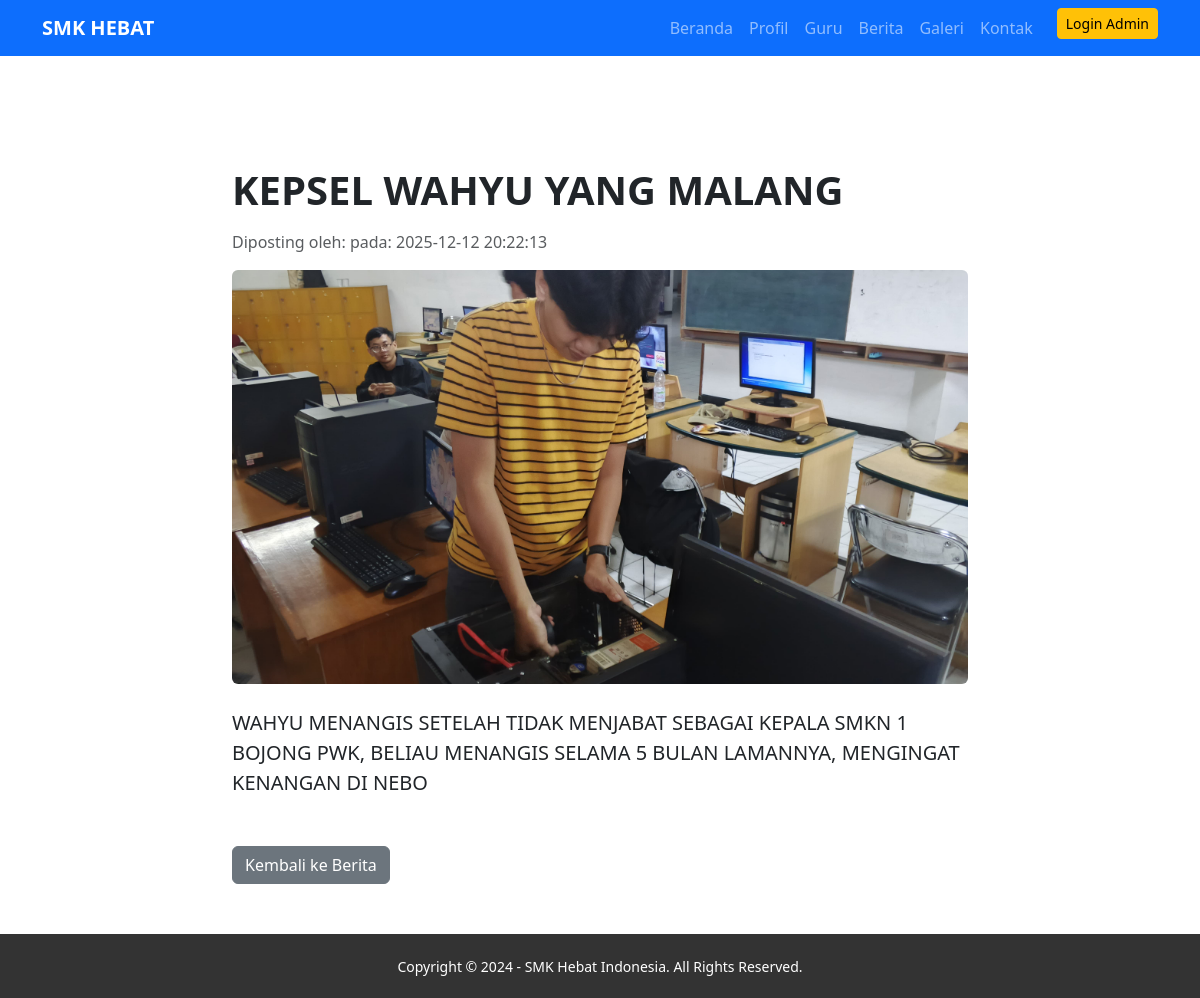
The app's page /detail_berita.php?slug=kepsel-wahyu-yang-malang with its own data.
### tables this page shows
CREATE TABLE `tb_artikel` (
  `id` int(11) NOT NULL,
  `judul` varchar(255) NOT NULL,
  `slug` varchar(255) NOT NULL,
  `isi_konten` longtext NOT NULL,
  `gambar_sampul` varchar(255) DEFAULT NULL,
  `status` enum('Terbit','Draf') DEFAULT 'Terbit',
  `tanggal_terbit` timestamp NOT NULL DEFAULT current_timestamp(),
  `id_penulis` int(11) DEFAULT NULL,
  `id_kategori` int(11) DEFAULT NULL
);

### detail_berita.php (the view)
<?php
include 'config/koneksi.php';
include 'layout/header.php';
$slug = $_GET['slug'];
$query = mysqli_query($conn, "SELECT * FROM tb_artikel WHERE slug='$slug'");
$data = mysqli_fetch_array($query);
?>
<div class="container mt-5 pt-5">
    <?php if($data): ?>
        <div class="row justify-content-center">
            <div class="col-md-8">
                <h1 class="fw-bold mb-3"><?= $data['judul']; ?></h1>
                <p class="text-muted">Diposting oleh: <?= $data['nama_lengkap']; ?> pada: <?= $data['tanggal_terbit']; ?></p>
                <img src="assets/uploads/<?= $data['gambar_sampul']; ?>" class="img-fluid rounded mb-4 w-100">
                <div class="content fs-5">
                    <?= nl2br($data['isi_konten']); ?>
                </div>
                <a href="berita.php" class="btn btn-secondary mt-5">Kembali ke Berita</a>
            </div>
        </div>
    <?php else: ?>
        <div class="alert alert-danger">Berita tidak ditemukan!</div>
    <?php endif; ?>
</div>
<?php include 'layout/footer.php'; ?>

### layout/header.php (style rules this page uses)
body { padding-top: 70px; }

### records on screen
tb_artikel: judul "KEPSEL WAHYU YANG MALANG", tanggal_terbit "2025-12-12 20:22:13", gambar_sampul (picture), isi_konten "WAHYU MENANGIS SETELAH TIDAK MENJABAT SEBAGAI KEPALA SMKN 1 BOJONG PWK, BELIAU MENANGIS SELAMA 5 BULAN LAMANNYA, MENGINGAT KENANGAN DI NEBO"
